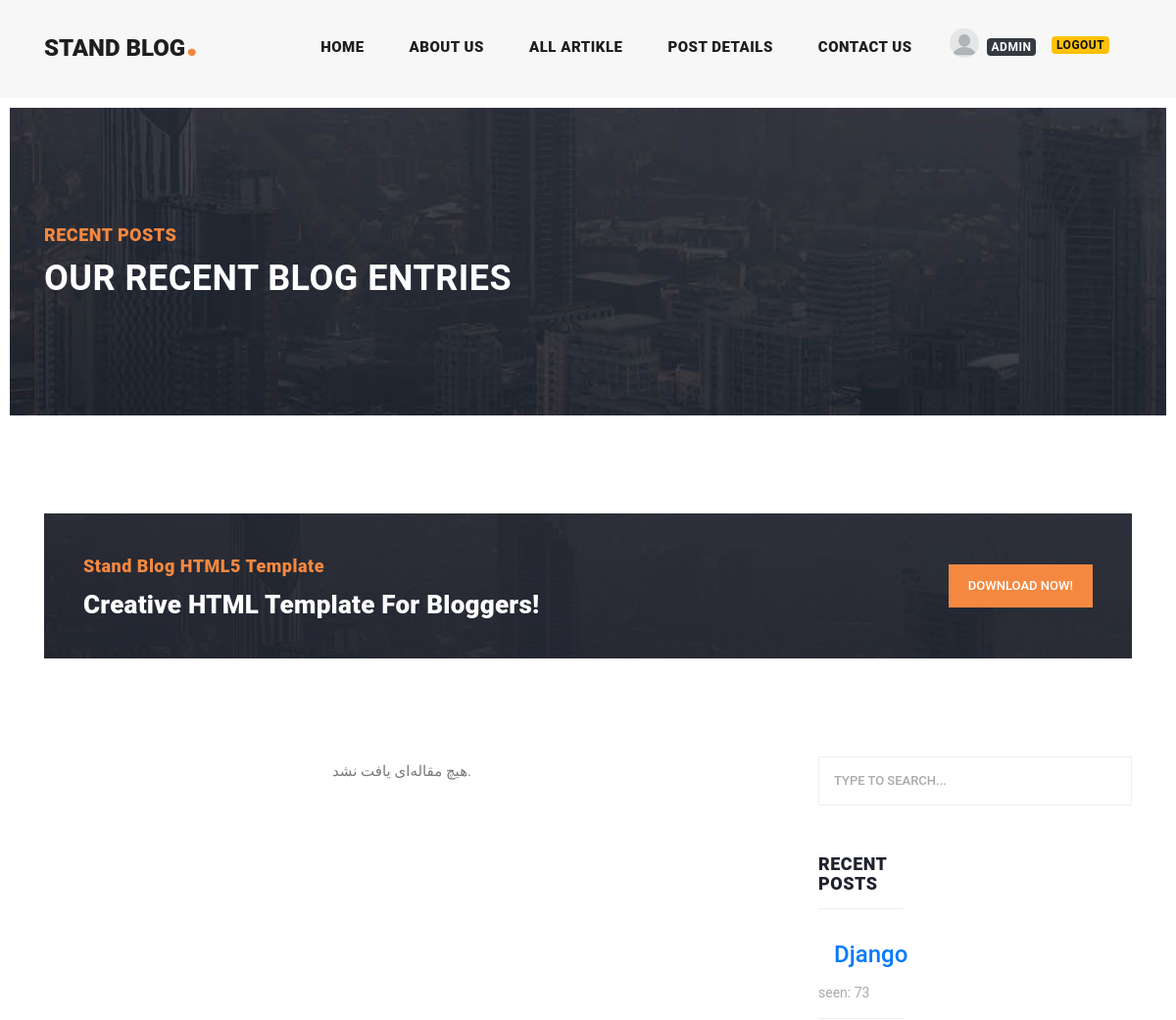
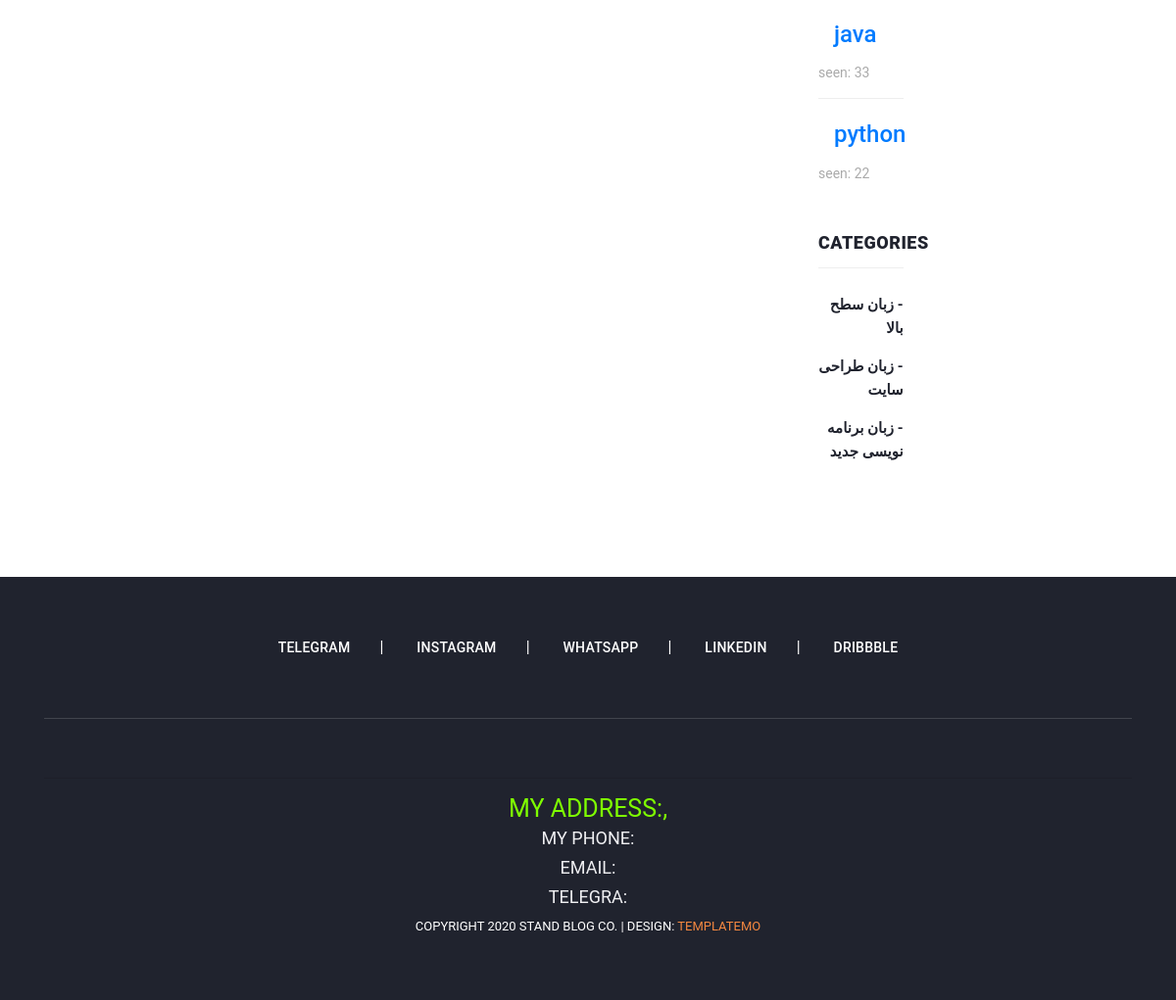
/article/search/ (signed in), run on the app's committed database (2 pictures, top to bottom).
### blog_app/models.py (models this page shows, shortened)
class artikle(models.Model):
    author = models.ForeignKey(User,on_delete=models.CASCADE)
    title = models.CharField(max_length=30)
    body = models.TextField()
    image = models.ImageField(upload_to='images/artikels')
    created = models.DateTimeField(auto_now_add=True)
    updated = models.DateTimeField(auto_now=True)
    catg = models.ManyToManyField(category)
    slug = models.SlugField(null=True,unique=False,blank=True)
    views = models.PositiveIntegerField(default=0)
    def get_absolute_url(self):
        return reverse('blog:article_detail',kwargs={'slug':self.slug})
    class Meta:
        ordering = ('-views',)
    class Meta:
        ordering = ('-created',)

class category(models.Model):
    title = models.CharField(max_length=100)
    created = models.DateTimeField(auto_now_add=True)

### blog_app/views.py (the view)
# urls.py: path('search/',views.search,name='search_articles'),
def search(request):
    query = request.GET.get('q', '').strip()
    if query:
        results = artikle.objects.filter(
            Q(title__icontains=query) |
            Q(body__icontains=query) |
            Q(slug__icontains=query)
        )
    else:
        results = artikle.objects.none()
    paginator = Paginator(results, 1)
    page_number = request.GET.get('page', 1)
    page_obj = paginator.get_page(page_number)
    return render(request, 'blog_app/all_artikle_list.html', {
        'page_obj': page_obj,
        'query': query,
    })

### context_processors/context_processors.py (called while the page is built)
def recent_artikles(request):
    recent_art = artikle.objects.order_by('-views')[:3]
    return {'recent_art':recent_art}

def categori_artikles(request):
    categori = category.objects.all()
    return {'cati':categori}

### blog_app/templates/blog_app/all_artikle_list.html (shortened to what this page needs)
{% extends 'base.html' %}
{% load static %}
{% load render_partial %}
{% block content %}
    <div class="heading-page header-text">
      <section class="page-heading">
        <div class="container">
          <div class="row">
            <div class="col-lg-12">
              <div class="text-content">
                <h4>Recent Posts</h4>
                <h2>Our Recent Blog Entries</h2>
              </div>
            </div>
          </div>
        </div>
      </section>
    </div>
    <section class="call-to-action">
      <div class="container">
        <div class="row">
          <div class="col-lg-12">
            <div class="main-content">
              <div class="row">
                <div class="col-lg-8">
                  <span>Stand Blog HTML5 Template</span>
                  <h4>Creative HTML Template For Bloggers!</h4>
                </div>
                <div class="col-lg-4">
                  <div class="main-button">
                    <a href="https://templatemo.com/tm-551-stand-blog" target="_parent">Download Now!</a>
                  </div>
                </div>
              </div>
            </div>
          </div>
        </div>
      </div>
    </section>
    <section class="blog-posts">
  <div class="container">
    <div class="row justify-content-center">
      <div class="col-lg-8 col-md-8 d-flex flex-column align-items-center">
        <div class="all-blog-posts row justify-content-center w-100">
          {% for article in page_obj %}
          <div class="col-lg-6 col-md-8 mb-4">
            <div class="blog-post card" style="border-radius:15px;overflow:hidden;box-shadow:0 4px 12px rgba(0,0,0,0.1); transition: transform 0.2s;">
              {% if article.image %}
              <img src="{{ article.image.url }}" alt="{{ article.title }}"
                   style="width:100%;height:250px;object-fit:cover;">
              {% endif %}
              <div class="card-body p-3">
                {% for cati in article.catg.all %}
                  <a href="#" class="badge bg-primary text-white me-1">{{ cati.title }}</a>
                {% endfor %}
                <h4 class="card-title mt-2"><a href="#" class="text-dark">{{ article.title }}</a></h4>
                <ul class="post-info list-inline mb-2 text-muted">
                  <li class="list-inline-item"><i class="fa fa-user"></i> {{ article.author.username }}</li>
                  <li class="list-inline-item"><i class="fa fa-calendar"></i> {{ article.created|date:"Y-m-d" }}</li>
                </ul>
                <p class="card-text">{{ article.body|truncatewords:30 }}</p>
                <a href="{{art.get_absolute_url}}" class="btn btn-primary btn-sm">ادامه مطلب</a>
              </div>
            </div>
          </div>
          {% empty %}
          <p>هیچ مقاله‌ای یافت نشد.</p>
          {% endfor %}
        </div>
      </div>
       <div class="col-lg-4">
            <div class="sidebar">
              <div class="row">
                <div class="col-lg-12">
                  <div class="sidebar-item search">
                    <form id="search_form" name="gs" method="GET" action="{% url 'blog:search_articles' %}">
                      <input type="text" name="q" class="searchText" placeholder="type to search..." autocomplete="on">
                    </form>
                  </div>
                </div>
      <div class="col-lg-4 col-md-4">
        <div class="sidebar-placeholder">
         <div class="sidebar-item recent-posts mb-3">
            <div class="sidebar-heading">
              <h2>Recent Posts</h2>
            </div>
            <div class="content">
              <ul>
                {% for j in recent_art %}
                <li>
                  <a href="{{ j.get_absolute_url }}" class="nav-link"><h4>{{ j.title }}</h4></a>
                  <span>seen: {{ j.views }}</span>
                </li>
                {% endfor %}
              </ul>
            </div>
          </div>
           <div class="sidebar-item categories mb-3">
            <div class="sidebar-heading">
              <h2>Categories</h2>
            </div>
            <div class="content">
              <ul dir="rtl">
                {% for c in cati %}
                <li><a href="{% url 'blog:categor_detail' c.id %}">- {{ c.title }}</a></li>
                {% endfor %}
              </ul>
            </div>
          </div>
        </div>
      </div>
    </div>
  </div>
</section>
{% endblock %}

### home_app/templates/includes/header.html (shortened to what this page needs)
{% load static %}
<header class="">
      <nav class="navbar navbar-expand-lg">
        <div class="container">
          <a class="navbar-brand" href="index.html"><h2>Stand Blog<em>.</em></h2></a>
          <div class="collapse navbar-collapse" id="navbarResponsive">
            <ul class="navbar-nav ml-auto">
              <li class="nav-item {% if request.resolver_match.url_name == 'main' %} active {% endif %}">
                <a class="nav-link" href="{% url 'home:main' %}">Home
                </a>
              </li>
              <li class="nav-item">
                <a class="nav-link" href="about.html">About Us</a>
              </li>
              <li class="nav-item {% if request.resolver_match.url_name == 'articles_list' %} active {% endif %}">
                <a class="nav-link" href="{% url 'blog:articles_list' %}">all artikle</a>
              </li>
              <li class="nav-item">
                <a class="nav-link" href="post-details.html">Post Details</a>
              </li>
              <li class="nav-item">
                <a class="nav-link" href="contact.html">Contact Us</a>
              </li>
              <li class="nav-item">
                {% if request.user.is_authenticated %}
                <div class="d-flex">
                  {% if user.profile.image %}
                  <span><img src="{{user.profile.image.url}}" alt="" width="40px" height="40px" style="border-radius: 100%;"></span>
                  {% else %}
                  <span><img src="{% static 'images/icons/defaults.png' %}" alt="" width="30px" height="30px" style="border-radius: 100%;"></span>
                  {% endif %}
                  {% if request.user.first_name %}
                  <a class="nav-link" href="" style="font-size: 1.1rem;margin-top: -4px;"><span class="badge badge-dark">{{request.user.first_name}}</span></a>
                  {% else %}
                  <a class="nav-link" href="" style="font-size: 1.1rem;margin-top: -4px;"><span class="badge badge-dark">{{request.user.username}}</span></a>
                  {% endif %}
                  <a class="nav-link" href="{% url 'account:logout' %}" style="font-size: 1.2rem;margin-top: -7px;"><span class="badge badge-warning">logout</span></a>
                </div>
                {% endif %}
              </li>
            </ul>
          </div>
        </div>
      </nav>
    </header>

### static/css/templatemo-stand-blog.css (style rules this page uses)
body { font-family: 'Roboto', sans-serif; overflow-x: hidden; text-rendering: optimizeLegibility; -webkit-font-smoothing: antialiased; -moz-osx-font-smoothing: grayscale; }
p { margin-bottom: 0px; font-size: 15px; font-weight: 400; color: #7a7a7a; line-height: 30px; }
a { text-decoration: none!important; }
ul { padding: 0; margin: 0; list-style: none; }
h1,h2,h3,h4,h5,h6 { margin: 0px; }
.main-button a { display: inline-block; background-color: #f48840; color: #fff; font-size: 13px; font-weight: 500; padding: 12px 20px; text-transform: uppercase; transition: all .3s; }
.heading-page { padding-top: 110px; }
.page-heading { margin: 0px 10px; padding: 120px 0px; text-align: left; background-position: center center; background-repeat: no-repeat; background-size: cover; background-image: url(../images/heading-bg.jpg); }
.page-heading .text-content h4 { color: #f48840; font-size: 18px; text-transform: uppercase; font-weight: 900; letter-spacing: 0.5px; margin-bottom: 15px; }
.page-heading .text-content h2 { color: #fff; font-size: 36px; font-weight: 700; text-transform: uppercase; letter-spacing: 0.5px; }
header { position: absolute; z-index: 99999; width: 100%; height: 100px; background-color: #f7f7f7; -webkit-transition: all 0.3s ease-in-out 0s; -moz-transition: all 0.3s ease-in-out 0s; -o-transition: all 0.3s ease-in-out 0s; transition: all 0.3s ease-in-out 0s; }
header .navbar { padding: 25px 0px; }
.navbar .navbar-brand { float: left; margin-top: -12px; outline: none; }
.navbar .navbar-brand h2 { color: #1e1e1e; text-transform: uppercase; font-size: 24px; font-weight: 900; -webkit-transition: all .3s ease 0s; -moz-transition: all .3s ease 0s; -o-transition: all .3s ease 0s; transition: all .3s ease 0s; }
.navbar .navbar-brand h2 em { font-size: 44px; font-style: normal; color: #f48840; }
#navbarResponsive { z-index: 999; }
.navbar-collapse { text-align: center; }
.navbar .navbar-nav .nav-item { margin: 0px 15px; }
.navbar .navbar-nav a.nav-link { text-transform: capitalize; font-size: 15px; font-weight: 800; text-transform: uppercase; letter-spacing: 0.5px; color: #1e1e1e; transition: all 0.3s; }
.call-to-action { margin-top: 100px; }
.call-to-action .main-content { padding: 40px; background-image: url(../images/cta-bg.jpg); background-position: center center; background-repeat: no-repeat; background-size: cover; }
.call-to-action .main-content span { color: #f48840; font-size: 18px; font-weight: 900; letter-spacing: 0.5px; }
.call-to-action .main-content h4 { margin-bottom: 0px; margin-top: 12px; color: #fff; font-size: 26px; font-weight: 900; letter-spacing: 0.25px; }
.call-to-action .main-content .main-button { text-align: right; margin-top: 12px; }
.blog-posts { margin-top: 100px; }
.blog-posts .sidebar-heading h2 { font-size: 18px; text-transform: uppercase; font-weight: 900; letter-spacing: 0.5px; color: #20232e; border-bottom: 1px solid #eee; padding-bottom: 15px; margin-bottom: 25px; }
.sidebar { margin-left: 30px; }
.sidebar .sidebar-item { margin-top: 50px; }
.sidebar .search { margin-top: 0px; }
.sidebar .sidebar-heading h2 { font-size: 18px; text-transform: uppercase; font-weight: 900; letter-spacing: 0.5px; color: #20232e; border-bottom: 1px solid #eee; padding-bottom: 15px; margin-bottom: 25px; }
.sidebar .search input { width: 100%; height: 50px; border: 1px solid #eee; font-size: 13px; text-transform: uppercase; font-weight: 500; color: #7a7a7a; outline: none; padding: 0px 15px; }
.sidebar .search input::placeholder { color: #aaa; }
.sidebar .recent-posts ul li { margin-bottom: 15px; padding-bottom: 15px; border-bottom: 1px solid #eee; }
.sidebar .recent-posts ul li:last-child { margin-bottom: 0px; padding-bottom: 0px; border-bottom: none; }
.sidebar .recent-posts ul li span { display: block; font-size: 14px; color: #aaa; margin-top: 8px; }
.sidebar .categories ul li { margin-bottom: 15px; }
.sidebar .categories ul li:last-child { margin-bottom: 0px; }
.sidebar .categories ul li a { font-size: 15px; font-weight: 700; color: #20232e; transition: all .3s; }

### blog_app/templates/blog_app/all_artikle_list.html (style rules this page uses)
.all-blog-posts { display:flex; flex-wrap:wrap; justify-content:center; }
.badge { font-size:0.75rem; }
.sidebar-placeholder { position: sticky; top: 20px; }

### data on the page
artikle: title "Django", views "73"
artikle: title "java", views "33"
artikle: title "python", views "22"
category: title "زبان سطح بالا"
category: title "زبان طراحی سایت"
category: title "زبان برنامه نویسی جدید"

### other printed values
{{ request.user.username }} "ADMIN"
